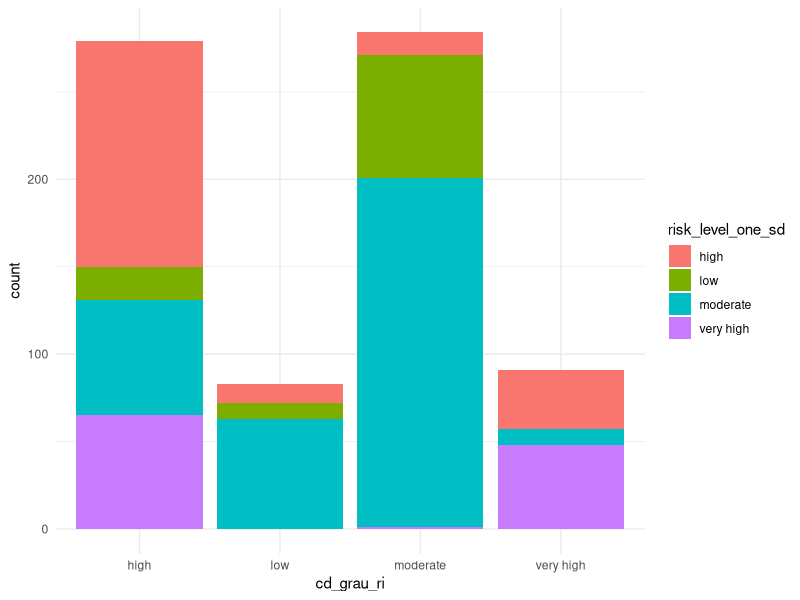
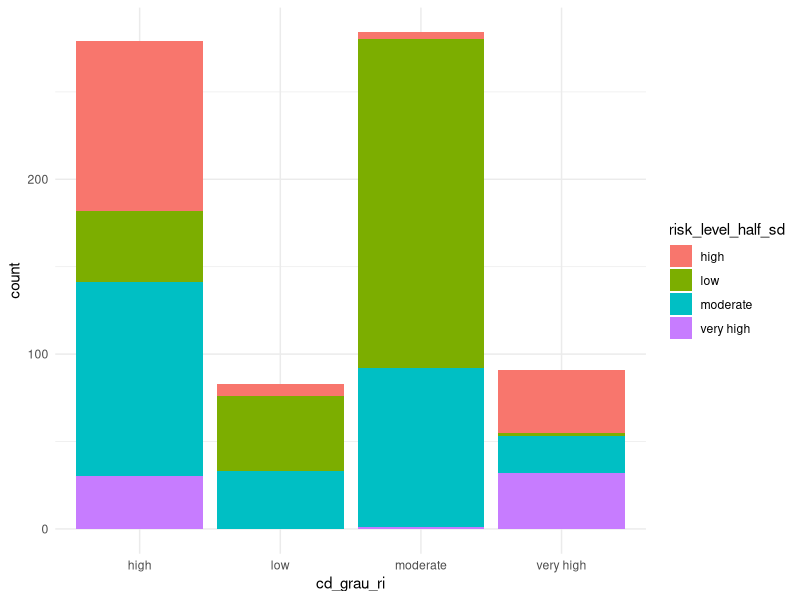
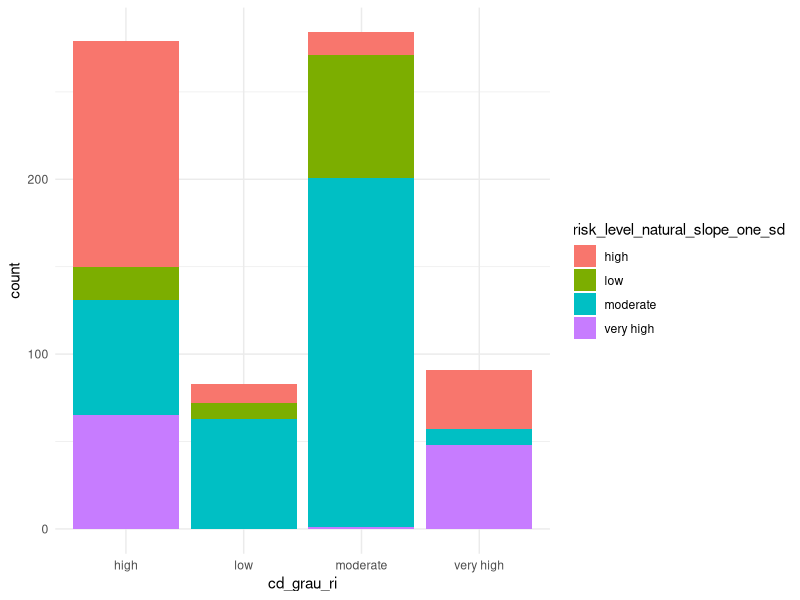
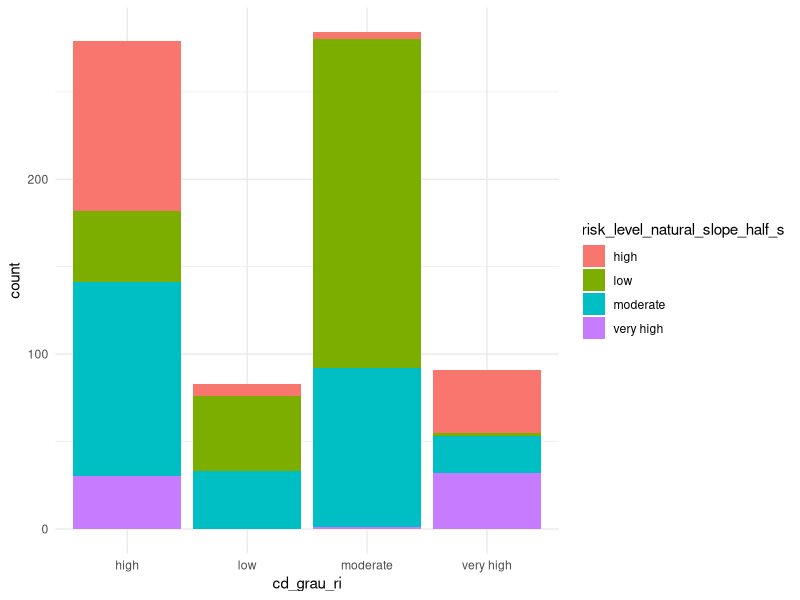

Generate these figures, in order, with R:
## ---- chunk 1
knitr::opts_chunk$set(echo = TRUE)
## ---- chunk 2
library(readxl)
library(tidyverse)
library(ggplot2)

df <- read_excel("risk_level_updated_look_into_R.xlsx")

df_comparision <- df %>%
  select(sg_setor_r, cd_grau_ri, sector,value_natural_angle:risk_level_natural_slope_half_s )

## ---- chunk 3
chisq.test(df_comparision$cd_grau_ri, df_comparision$risk_level_one_sd)

chisq.test(df_comparision$cd_grau_ri, df_comparision$risk_level_half_sd)

chisq.test(df_comparision$cd_grau_ri, df_comparision$risk_level_natural_slope_one_sd)

chisq.test(df_comparision$cd_grau_ri, df_comparision$risk_level_natural_slope_half_s)

## ---- chunk 4
ggplot(df_comparision) +
  aes(x = cd_grau_ri, fill = risk_level_one_sd) +
  geom_bar() +
  scale_fill_hue() +
  theme_minimal()

ggplot(df_comparision) +
  aes(x = cd_grau_ri, fill = risk_level_half_sd) +
  geom_bar() +
  scale_fill_hue() +
  theme_minimal()

ggplot(df_comparision) +
  aes(x = cd_grau_ri, fill = risk_level_natural_slope_one_sd) +
  geom_bar() +
  scale_fill_hue() +
  theme_minimal()

ggplot(df_comparision) +
  aes(x = cd_grau_ri, fill = risk_level_natural_slope_half_s) +
  geom_bar() +
  scale_fill_hue() +
  theme_minimal()

